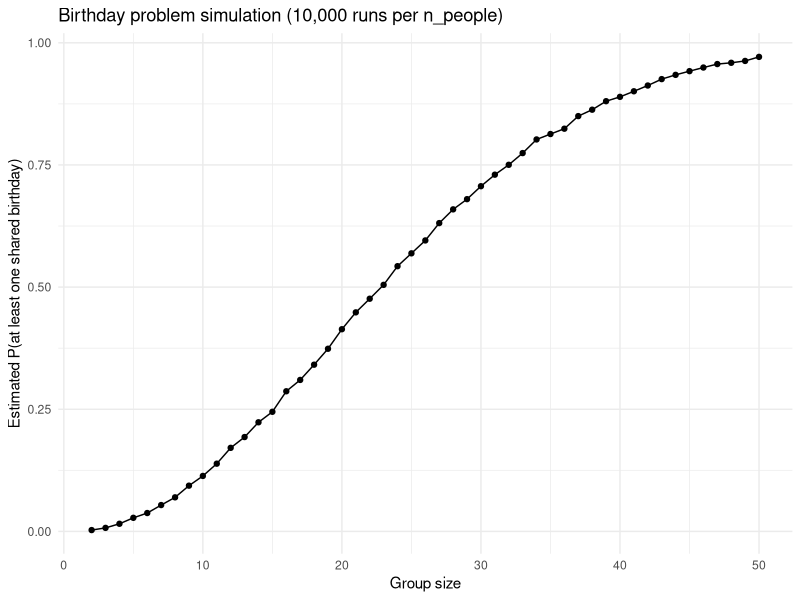
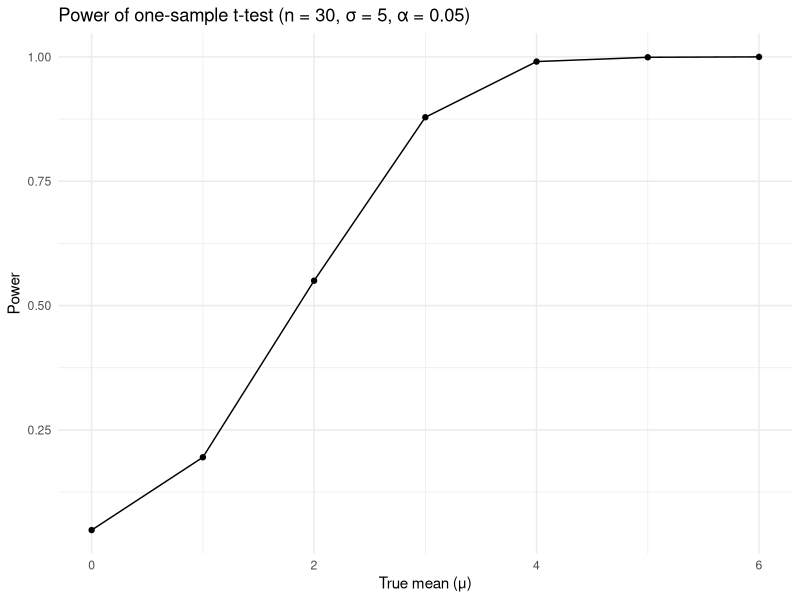
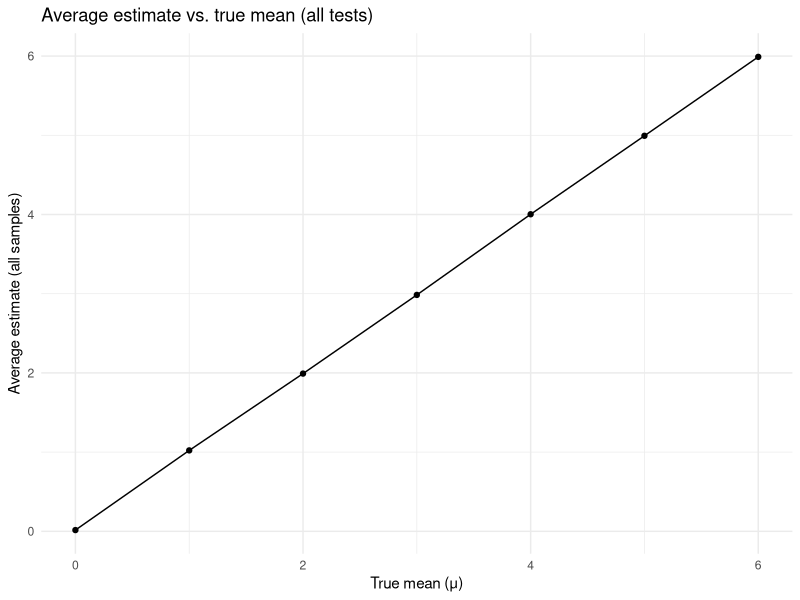
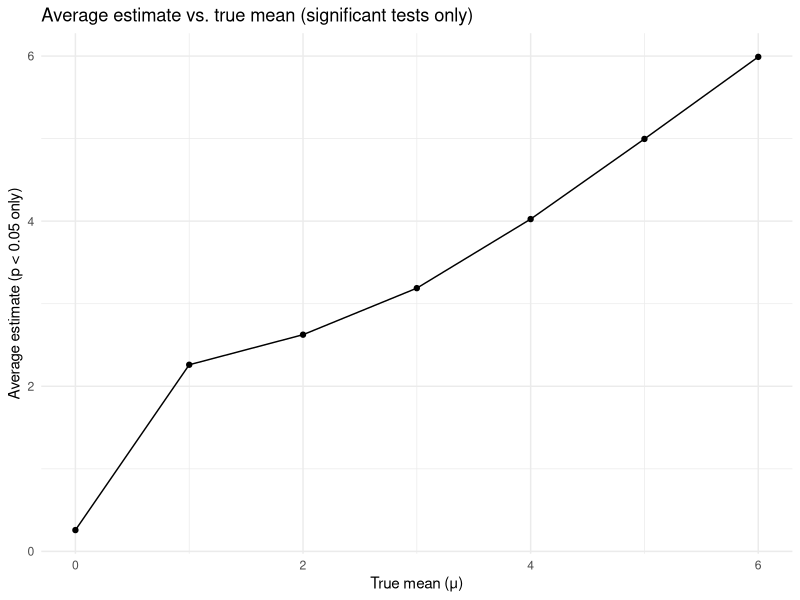

Write R code to recreate these figures, in order.
## ---- chunk 1
# set up libraries
library("tidyverse")
## ---- chunk 2
# Write a function to check whether there are duplicate birthdays in the group; and return TRUE or FALSE based on the result.
birthday_shared = function(n_people){
  birthdays = sample(1:365, n_people, replace = TRUE)
  any(duplicated(birthdays))
}

# simulate 10000 times and calculate the prob
set.seed(1122)
birthday_sim_results =
  tibble(n_people = 2:50) %>% # for each group size between 2 and 50
  mutate(
    prob_shared = map_dbl(n_people,
      ~ mean(replicate(10000, birthday_shared(.x))) # run this function 10000 times & averaging across the 10000 simulation runs
    )
  )

birthday_sim_results

# make a plot
birthday_sim_results %>%
  ggplot(aes(x = n_people, y = prob_shared)) +
  geom_line() +
  geom_point() +
  labs(
    x = "Group size",
    y = "Estimated P(at least one shared birthday)",
    title = "Birthday problem simulation (10,000 runs per n_people)"
  ) +
  theme_minimal()

## ---- chunk 3
set.seed(8105)

# function to simulate 1-sample t-tests for a given true mean mu
simulate_t_tests <- function(mu, n = 30, sigma = 5, n_sim = 5000) {
  tibble(sim = 1:n_sim) %>%
    mutate(
      x = map(sim, ~ rnorm(n, mean = mu, sd = sigma)),
      t_stats   = map(x, ~ t.test(.x, mu = 0)),
      tidy_output = map(t_stats, broom::tidy)
    ) %>%
    unnest(tidy_output) %>%
    transmute(
      mu_true = mu,
      sim,
      estimate,              
      p_value = p.value
    )
}

# Repeat the above for μ={1,2,3,4,5,6}
results_list = lapply(0:6, simulate_t_tests)   
sim_results = bind_rows(results_list)   

# the power of the test vs true mean
power_results =
  sim_results %>%
  group_by(mu_true) %>%
  summarize(
    power = mean(p_value < 0.05),
    .groups = "drop"
  )

power_results

# make a plot
power_results %>%
  ggplot(aes(x = mu_true, y = power)) +
  geom_point() +
  geom_line() +
  labs(
    x = "True mean (μ)",
    y = "Power",
    title = "Power of one-sample t-test (n = 30, σ = 5, α = 0.05)"
  ) +
  theme_minimal()
## ---- chunk 4
# make a table for average estimate for all samples and mean estimate only in samples for which the null was rejected 
mean_results =
  sim_results %>%
  group_by(mu_true) %>%
  summarize(
    mean_estimate = mean(estimate),
    mean_estimate_reject = mean(estimate[p_value < 0.05]),
    .groups = "drop"
  )

mean_results

# plot 1: average estimate using ALL samples
ggplot(mean_results, aes(x = mu_true, y = mean_estimate)) +
  geom_point() +
  geom_line() +
  labs(
    x = "True mean (μ)",
    y = "Average estimate (all samples)",
    title = "Average estimate vs. true mean (all tests)"
  ) +
  theme_minimal()

# plot 2: average estimate using ONLY significant results
ggplot(mean_results, aes(x = mu_true, y = mean_estimate_reject)) +
  geom_point() +
  geom_line() +
  labs(
    x = "True mean (μ)",
    y = "Average estimate (p < 0.05 only)",
    title = "Average estimate vs. true mean (significant tests only)"
  ) +
  theme_minimal()
